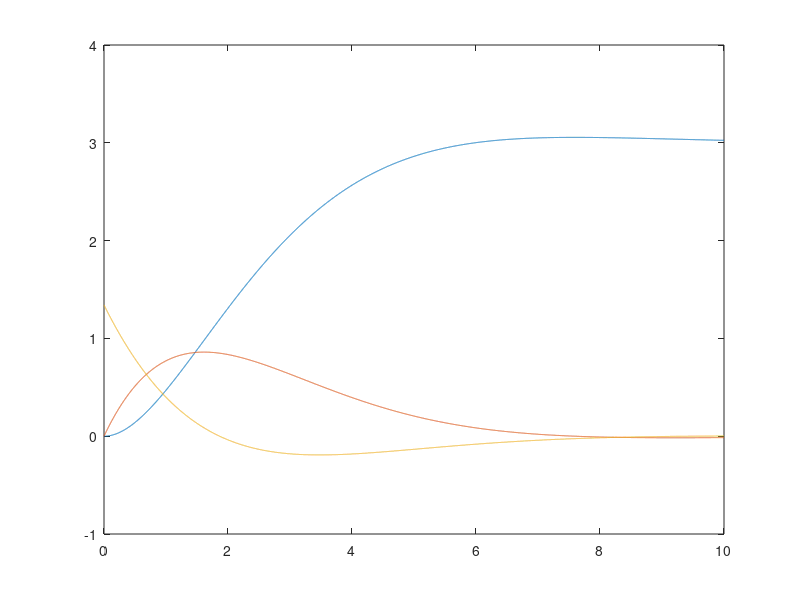

This figure's MATLAB source: (Note: this script raises an error after producing the figure.)
function [t,x,u] = Ac_sense_SteadyState( )
close all;
S.k=1;

S.m=1;
S.b=0.1;
S.freq=5;
S.omega=2*pi*S.freq;
S.g=@sense_f;
S.ff=0.5;%Filter Factor

tf2ss([3*S.omega],[2*S.m 2*S.b 0]);
% initial state
x0 = [0;0];
xd= [3;0];
S.x0 = x0;
S.xd=xd;
X0=[S.x0;S.x0];
Xd=[S.xd;S.xd];
options = odeset('RelTol',1e-4,'AbsTol',[1e-4 1e-4 1e-4 1e-4]);

S.lqrN=[0;0];
S.lqrQ = diag([2; 2]);

S.lqrR = 10;
[~,S.A_sys,S.B_sys]=body_f(x0,S);
S.C_sys=[-47.1239 0];
S.D_sys=0;

[S.lqrgain,~,~] = lqr(S.A_sys,S.B_sys,S.lqrQ,S.lqrR,S.lqrN);

S.kfR = 1e-2;
S.kfQ=1e-2;
S.kfN=0;
sys=ss(S.A_sys,S.B_sys,S.C_sys,S.D_sys);
[~,S.kfgain,~] = kalman(sys,S.kfQ,S.kfR,S.kfN);

[t,x]=ode45(@(t,x) overall_f( t,x, S), 0:0.001:10, X0-Xd, options); 


for i=1:size(t,1)
u(i)=-S.lqrgain*x(i,3:4)';
end

x=x+repmat(Xd',size(t,1),1);
x=x(:,1:2);
plot(t,x,t,u);
xstar=[cos(S.omega*t) -S.omega*sin(S.omega*t)];
total_x=x+xstar;

for i=1:size(t,1)
ystar(i)=sense_nl(xstar(i,:),S);
total_y(i)=sense_nl(total_x(i,:),S);
end

y_sys_nl=total_y-ystar;
C=sense_lin(t,x,S);
xt=x';
for i=1:size(t,1)
y_sys(i)=C(i,:)*xt(:,i);
y_mod(i)=y_sys(i)*sin(S.omega*t(i));
y_mod_nl(i)=y_sys_nl(i)*sin(S.omega*t(i));
end
%figure;
%plot(t,y_sys_nl,'g.',t,y_sys,'b-')    
       


[ze,pe,ke] = ellip(5,3,30,S.omega/10,'s');
[be,ae] = zp2tf(ze,pe,ke);
H1=tf(be,ae);

%tq = 0:0.001:10;
%vq = interp1(t,y_mod,tq);
y_filter=lsim(H1,y_mod,t);
y_filter_nl=lsim(H1,y_mod_nl,t);

H=-tf([3*S.omega],[2*S.m 2*S.b 0])
y_sim_no_fildyn=lsim(H,u,t);
y_sim=lsim(H*H1,u,t);



figure;
plot(t,y_sim_no_fildyn,'g.',t,y_filter,'b-')

figure;
plot(t,y_sim,'g.',t,y_filter_nl,'r-')



end

function dx = overall_f( t,x, S)

A_sys=S.A_sys;
B_sys=S.B_sys;
C_sys=S.C_sys;
K=S.lqrgain;
L=S.kfgain;

dx = [A_sys -B_sys*K;
    L*C_sys  A_sys-B_sys*K-L*C_sys]*x;
end

function [x,A,B] = body_f( x, S)
b = S.b;
m=S.m;
A = [ 0 1;0 -b/m];

B = [0;1/m;];
end

function C = sense_lin(t,x,S)
g=S.g;

syms xsym;
gdash_val=3;
C=[-gdash_val*S.omega*sin(S.omega*t) g(cos(S.omega*t))];
end

function y = sense_nl(x,S)
g=S.g;

y=g(x(1))*x(2);


end

function y= sense_f(x)
y=3*x+5;
end
